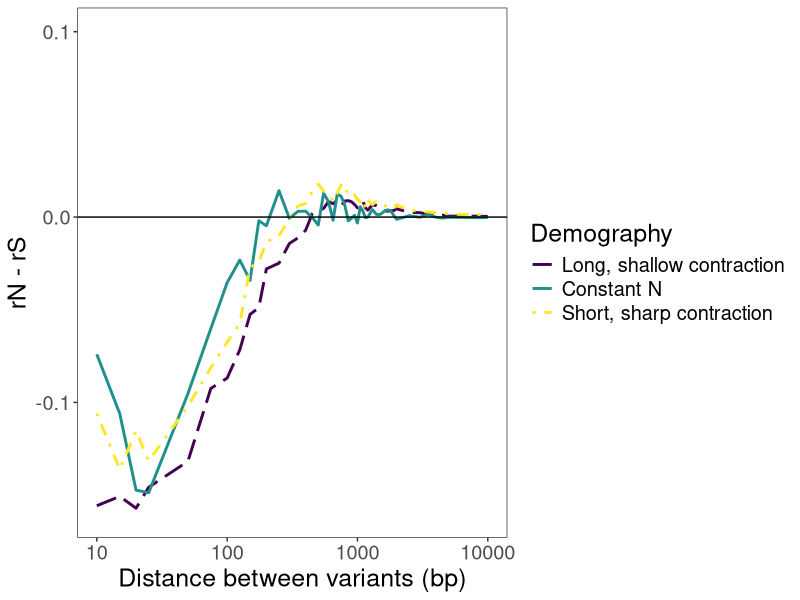
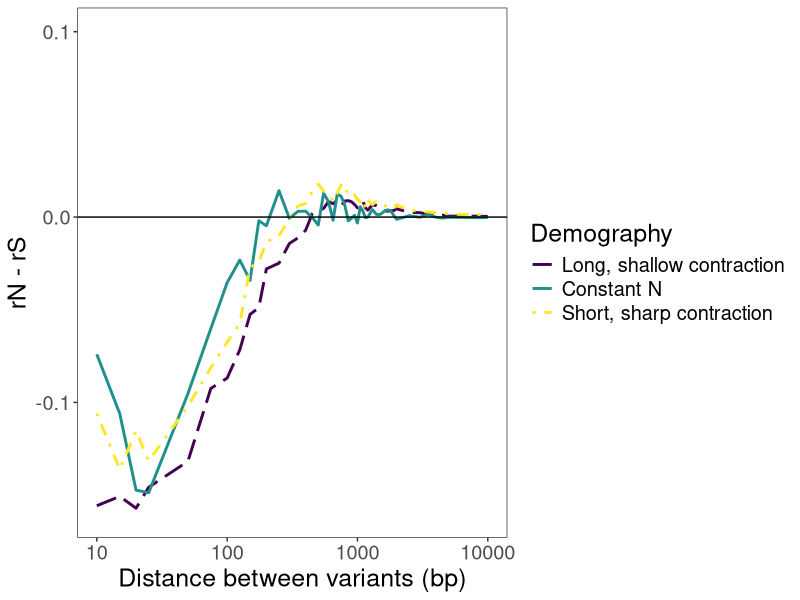

Write R code to recreate these figures, in order.
library(tidyverse)
library(viridis)

simple_comp_df <- read.csv("demographic_contractions_deltar2.csv")

demo <- ggplot(data = subset(simple_comp_df, s_focal == 0)) +
  geom_line(aes(x = dist_bin, y = delta_r2, color = demography, linetype = demography), linewidth = 1) +
  scale_color_viridis(discrete = T, labels = c("long" = "Long, shallow contraction", "short" = "Short, sharp contraction", "none" = "Constant N"),
                      name = "Demography") +
  scale_linetype_manual(values = c("long" = "longdash", "short" = "dotdash", "none" = "solid"),
                        labels = c("long" = "Long, shallow contraction", "short" = "Short, sharp contraction", "none" = "Constant N"),
                        name = "Demography") +
  geom_hline(yintercept = 0) +
  scale_x_continuous(trans = "log10") +
  theme_bw() +
  ylab("rN - rS") +
  xlab("Distance between variants (bp)") +
  theme(panel.grid.minor = element_blank(),
        panel.grid.major = element_blank(),
        text = element_text(size = 18)) +
  coord_cartesian(ylim = c(-0.16, 0.1)); demo
ggsave("hitch_demography.png", demo, width = 8, height = 5, units = "in")
